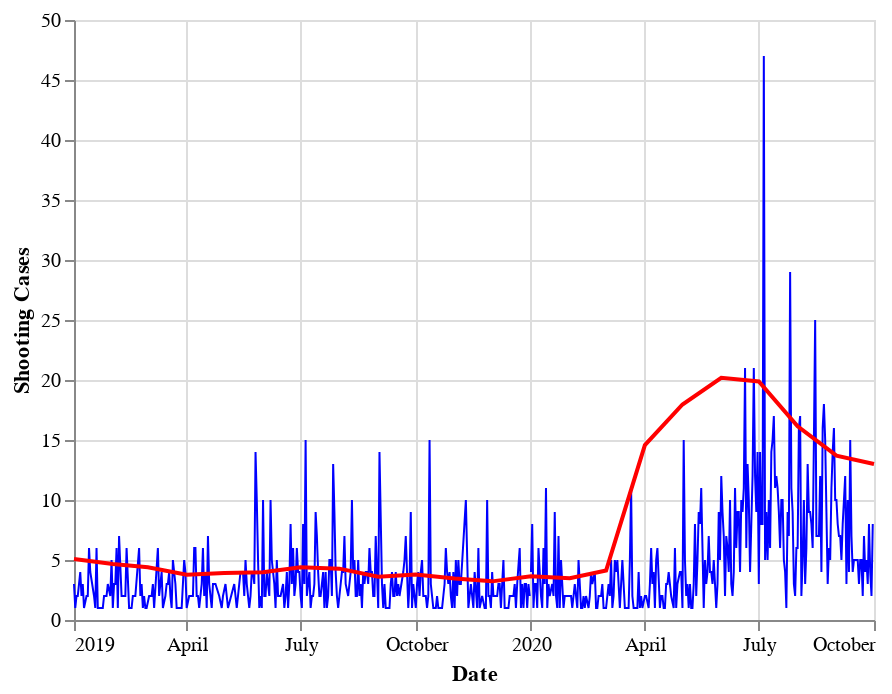

This figure's notebook cell:
### Code cell
#2019-2020 Shooting Cases and Unemployment Rate
line + unemployment_chart_19_20

### Figure 1 — Vega-Lite specification as saved in the notebook (floating-point values rounded to 4 significant figures; data arrays with more than 128 entries replaced by an {"elided": "..."} marker saying what was removed)
{"config": {"view": {"continuousWidth": 400, "continuousHeight": 300}}, "layer": [{"data": {"name": "data-4707c032e373b0b34ab33497ee386ace"}, "mark": {"type": "line", "color": "blue", "size": 1}, "encoding": {"x": {"type": "temporal", "field": "Date"}, "y": {"type": "quantitative", "axis": {"title": "Shooting Cases"}, "field": "Count"}}, "transform": [{"window": [{"op": "mean", "field": "Count", "as": "rolling_mean"}], "frame": [-15, 15]}]}, {"data": {"name": "data-2727d9aa75871dfbd65f0bfb52664766"}, "mark": {"type": "line", "color": "blue", "size": 1}, "encoding": {"x": {"type": "temporal", "field": "Date"}, "y": {"type": "quantitative", "axis": {"title": "Shooting Cases"}, "field": "Count"}}, "transform": [{"window": [{"op": "mean", "field": "Count", "as": "rolling_mean"}], "frame": [-15, 15]}]}, {"data": {"name": "data-55d0b2e3d24a878e2a53f591412c4df1"}, "mark": {"type": "line", "color": "red"}, "encoding": {"tooltip": [{"type": "temporal", "field": "Date"}, {"type": "quantitative", "field": "Umemployment Rate"}], "x": {"type": "temporal", "field": "Date"}, "y": {"type": "quantitative", "field": "Umemployment Rate"}}}], "$schema": "https://vega.github.io/schema/vega-lite/v4.8.1.json", "datasets": {"data-4707c032e373b0b34ab33497ee386ace": {"elided": "308 records"}, "data-2727d9aa75871dfbd65f0bfb52664766": {"elided": "254 records"}, "data-55d0b2e3d24a878e2a53f591412c4df1": [{"Date": "2020-01-01T00:00:00", "Umemployment Rate": 3.64}, {"Date": "2020-02-01T00:00:00", "Umemployment Rate": 3.48}, {"Date": "2020-03-01T00:00:00", "Umemployment Rate": 4.12}, {"Date": "2020-04-01T00:00:00", "Umemployment Rate": 14.58}, {"Date": "2020-05-01T00:00:00", "Umemployment Rate": 17.96}, {"Date": "2020-06-01T00:00:00", "Umemployment Rate": 20.18}, {"Date": "2020-07-01T00:00:00", "Umemployment Rate": 19.88}, {"Date": "2020-08-01T00:00:00", "Umemployment Rate": 16.14}, {"Date": "2020-09-01T00:00:00", "Umemployment Rate": 13.7}, {"Date": "2020-10-01T00:00:00", "Umemployment Rate": 13.0}, {"Date": "2019-01-01T00:00:00", "Umemployment Rate": 5.08}, {"Date": "2019-02-01T00:00:00", "Umemployment Rate": 4.66}, {"Date": "2019-03-01T00:00:00", "Umemployment Rate": 4.4}, {"Date": "2019-04-01T00:00:00", "Umemployment Rate": 3.78}, {"Date": "2019-05-01T00:00:00", "Umemployment Rate": 3.92}, {"Date": "2019-06-01T00:00:00", "Umemployment Rate": 3.98}, {"Date": "2019-07-01T00:00:00", "Umemployment Rate": 4.4}, {"Date": "2019-08-01T00:00:00", "Umemployment Rate": 4.28}, {"Date": "2019-09-01T00:00:00", "Umemployment Rate": 3.6}, {"Date": "2019-10-01T00:00:00", "Umemployment Rate": 3.8}, {"Date": "2019-11-01T00:00:00", "Umemployment Rate": 3.46}, {"Date": "2019-12-01T00:00:00", "Umemployment Rate": 3.22}]}}
